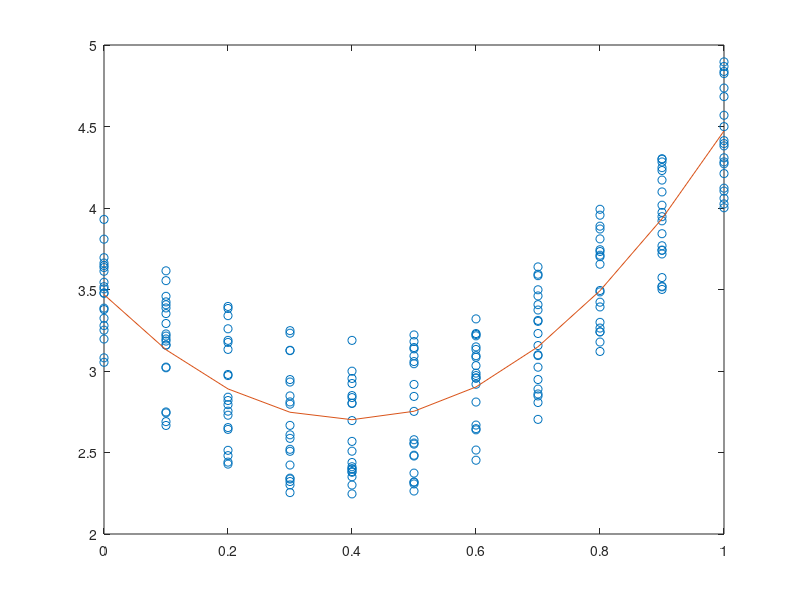

Here is the MATLAB script that generated this plot:
function fitting_example
%FITTING_EXAMPLE show fminsearch in fitting a model 
%
% 2017, Alexander Heimel

% measure data
n_trials = 20;
data.x = repmat(0:0.1:1,n_trials,1)
data.y = measure_model( data.x );

% plot data
figure
plot(data.x(:),data.y(:),'o')

% % fit model
fit_params = fminsearch( @(p) poly_cost(p,data),[1 1 1])
% 
% 
% % plot model fit
x = unique(data.x);
hold on
plot(x,polyval(fit_params,x),'-');

function cost = poly_cost(params,data)
cost = sum((polyval(params,data.x(:)) - data.y(:) ).^2);

function y = measure_model( x )
model_params = [5 -4 3];
y = polyval(model_params,x) + rand(size(x));
